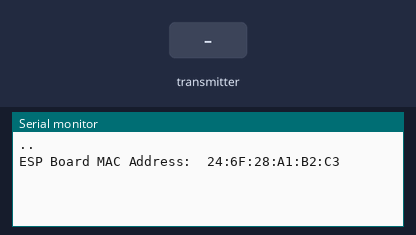
Bench run of a sketch on a simulated ESP32. Shown: the last lines printed to the serial monitor. The inputs (shaded band) are chosen by the test bench. WiFi joins after 1.5 s; servers stay silent unless stated.

Above: at 3.2 s.
3.3 s: the transmitter starts sending temperature = 0
At 3.61 s:
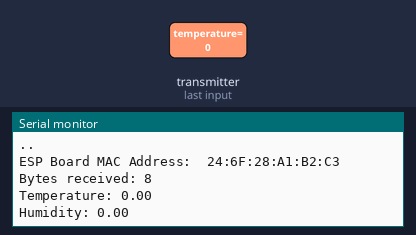
4.8 s: the transmitter starts sending humidity = 25
At 5.11 s:
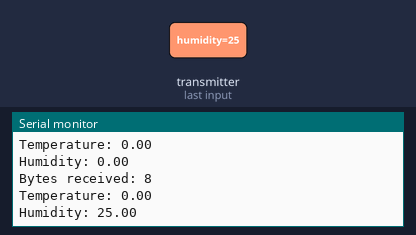
6.3 s: the transmitter starts sending temperature = 25
7.8 s: the transmitter starts sending humidity = 50
At 8.11 s:
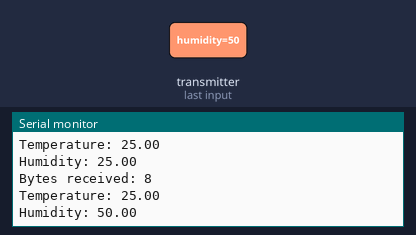
Timing chart, 0 to 10.3 s (numbered marks = the images above; inputs shaded):
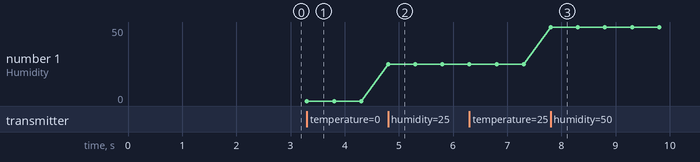

Measured:
- after the input at 3.3 s, the serial monitor: prints a new line at once (image 1)
- after the input at 4.8 s, the serial monitor: prints a new line at once (image 2)
- after the input at 7.8 s, the serial monitor: prints a new line at once (image 3)
- plotted number 1: 0 → 25 after the input at 4.8 s, 25 → 50 after the input at 7.8 s

The sketch:

esp32_now_gateway.ino
```cpp
/*
  Daniel Carrasco
  This and more tutorials at https://www.electrosoftcloud.com/
*/
#include <esp_now.h>
#include <WiFi.h>
static const char* ssid     = "your-wifi-ssid";
static const char* password = "your-wifi-password";
// Structure to keep the temperature and humidity data
// Is also required in the client to be able to save the data directly
typedef struct temp_humidity {
  float temperature;
  float humidity;
};
// Create a struct_message called myData
temp_humidity dhtData;
// callback function executed when data is received
void OnRecv(const uint8_t * mac, const uint8_t *incomingData, int len) {
  memcpy(&dhtData, incomingData, sizeof(dhtData));
  Serial.print("Bytes received: ");
  Serial.println(len);
  Serial.print("Temperature: ");
  Serial.println(dhtData.temperature);
  Serial.print("Humidity: ");
  Serial.println(dhtData.humidity);
}
void setup() {
  // Initialize Serial Monitor
  Serial.begin(115200);

  // Set device as a Wi-Fi Station
  WiFi.mode(WIFI_STA);
  WiFi.setSleep(false);
  WiFi.begin(ssid, password);
  //check wi-fi is connected to wi-fi network
  while (WiFi.status() != WL_CONNECTED) {
    delay(1000);
    Serial.print(".");
  }

  // Printout MAC address
  Serial.println();
  Serial.print("ESP Board MAC Address:  ");
  Serial.println(WiFi.macAddress());

  // Init ESP-NOW
  if (esp_now_init() != ESP_OK) {
    Serial.println("There was an error initializing ESP-NOW");
    return;
  }

  // Once the ESP-Now protocol is initialized, we will register the callback function
  // to be able to react when a package arrives in near to real time without pooling every loop.
  esp_now_register_recv_cb(OnRecv);
}
void loop() {
}
```
